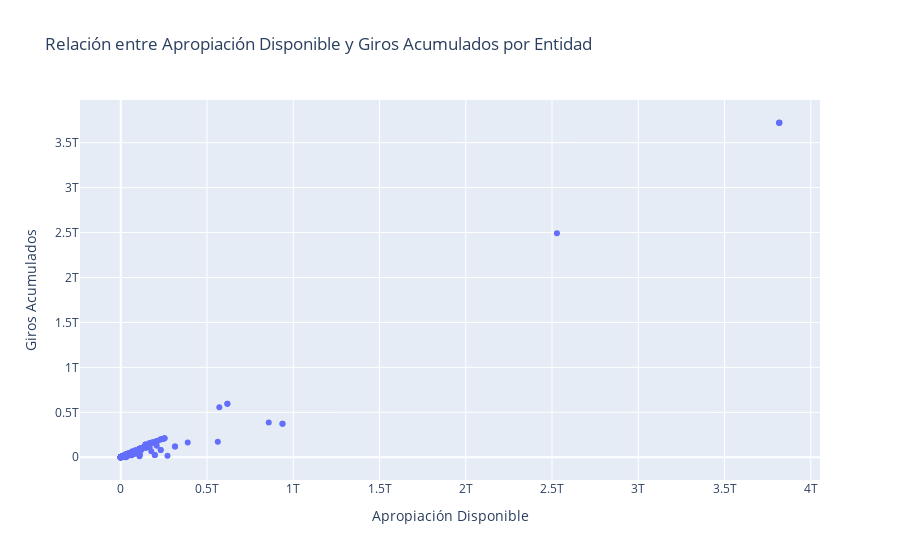

Notebook source saved alongside this figure:
### Markdown cell above
Se realiza un gráfico de dispersión para las variables Apropiación Disponible y Giros Acumulados, encontrándose un comportamiento similar al del anterior análisis

### Code cell
grafico_dispercion1 = px.scatter(indicadores_fusuion,
                 x="apropiacion_disponible",
                 y="giros_acumulados_ppto",
                 hover_data=["entidad"],
                 title="Relación entre Apropiación Disponible y Giros Acumulados por Entidad")

grafico_dispercion1.update_xaxes(title_text="Apropiación Disponible")
grafico_dispercion1.update_yaxes(title_text="Giros Acumulados")

grafico_dispercion1.show()

### Figure 1 — Plotly figure (JSON) as saved in the notebook; plotly's stock layout.template omitted (floating-point values rounded to 4 significant figures; data arrays with more than 128 entries replaced by an {"elided": "..."} marker saying what was removed)
{"data": [{"customdata": {"elided": "505x1 str values"}, "hovertemplate": "apropiacion_disponible=%{x}<br>giros_acumulados_ppto=%{y}<br>entidad=%{customdata[0]}<extra></extra>", "legendgroup": "", "marker": {"color": "#636efa", "symbol": "circle"}, "mode": "markers", "name": "", "orientation": "v", "showlegend": false, "type": "scatter", "x": {"elided": "505 int values"}, "xaxis": "x", "y": {"elided": "505 int values"}, "yaxis": "y"}], "layout": {"legend": {"tracegroupgap": 0}, "title": {"text": "Relación entre Apropiación Disponible y Giros Acumulados por Entidad"}, "xaxis": {"anchor": "y", "domain": [0, 1], "title": {"text": "Apropiación Disponible"}}, "yaxis": {"anchor": "x", "domain": [0, 1], "title": {"text": "Giros Acumulados"}}}}
